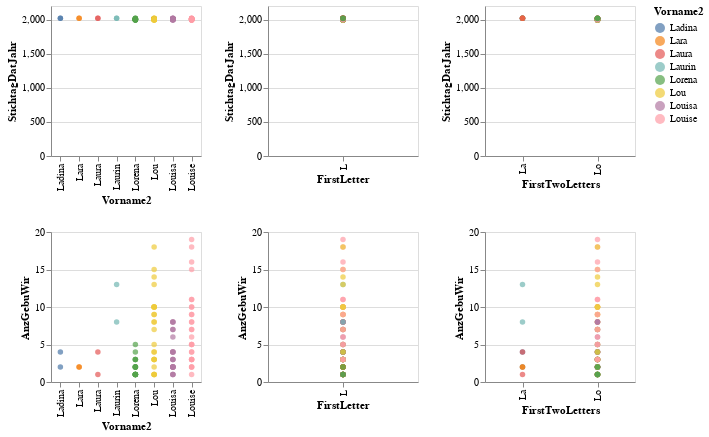

Notebook source saved alongside this figure:
### Code cell
#Siehe dazu Anleitung unter: https://altair-viz.github.io/gallery/scatter_matrix.html
#Daten zu den Bsp. unter:https://altair-viz.github.io/gallery/index.html.

alt.Chart(myGraphic).mark_circle().encode(
    alt.X(alt.repeat("column"), type='ordinal'), #es gibt folgende Typen (quantitative, ordinal, nominal, temporal)
    alt.Y(alt.repeat("row"), type='quantitative'),
    color='Vorname2'
).properties(
    width=150,
    height=150
).repeat(
    column=['Vorname2', 'FirstLetter', 'FirstTwoLetters'],
    row=['StichtagDatJahr', 'AnzGebuWir']
).interactive()

### Figure 1 — Vega-Lite specification as saved in the notebook (floating-point values rounded to 4 significant figures)
{"config": {"view": {"continuousWidth": 400, "continuousHeight": 300}}, "repeat": {"column": ["Vorname2", "FirstLetter", "FirstTwoLetters"], "row": ["StichtagDatJahr", "AnzGebuWir"]}, "spec": {"data": {"name": "data-2c8151538b95f38fe8795cd74df2a26b"}, "mark": "circle", "encoding": {"color": {"type": "nominal", "field": "Vorname2"}, "x": {"type": "ordinal", "field": {"repeat": "column"}}, "y": {"type": "quantitative", "field": {"repeat": "row"}}}, "height": 150, "selection": {"selector004": {"type": "interval", "bind": "scales", "encodings": ["x", "y"]}}, "width": 150}, "$schema": "https://vega.github.io/schema/vega-lite/v4.8.1.json", "datasets": {"data-2c8151538b95f38fe8795cd74df2a26b": [{"StichtagDatJahr": 2014, "Vorname2": "Louise", "SexLang": "weiblich", "AnzGebuWir": 19, "FirstLetter": "L", "SecondLetter": "o", "FirstTwoLetters": "Lo"}, {"StichtagDatJahr": 2020, "Vorname2": "Louise", "SexLang": "weiblich", "AnzGebuWir": 18, "FirstLetter": "L", "SecondLetter": "o", "FirstTwoLetters": "Lo"}, {"StichtagDatJahr": 2013, "Vorname2": "Lou", "SexLang": "weiblich", "AnzGebuWir": 18, "FirstLetter": "L", "SecondLetter": "o", "FirstTwoLetters": "Lo"}, {"StichtagDatJahr": 2015, "Vorname2": "Louise", "SexLang": "weiblich", "AnzGebuWir": 16, "FirstLetter": "L", "SecondLetter": "o", "FirstTwoLetters": "Lo"}, {"StichtagDatJahr": 2014, "Vorname2": "Lou", "SexLang": "weiblich", "AnzGebuWir": 15, "FirstLetter": "L", "SecondLetter": "o", "FirstTwoLetters": "Lo"}, {"StichtagDatJahr": 2010, "Vorname2": "Louise", "SexLang": "weiblich", "AnzGebuWir": 15, "FirstLetter": "L", "SecondLetter": "o", "FirstTwoLetters": "Lo"}, {"StichtagDatJahr": 2011, "Vorname2": "Lou", "SexLang": "weiblich", "AnzGebuWir": 14, "FirstLetter": "L", "SecondLetter": "o", "FirstTwoLetters": "Lo"}, {"StichtagDatJahr": 2020, "Vorname2": "Laurin", "SexLang": "männlich", "AnzGebuWir": 13, "FirstLetter": "L", "SecondLetter": "a", "FirstTwoLetters": "La"}, {"StichtagDatJahr": 2016, "Vorname2": "Lou", "SexLang": "weiblich", "AnzGebuWir": 13, "FirstLetter": "L", "SecondLetter": "o", "FirstTwoLetters": "Lo"}, {"StichtagDatJahr": 2013, "Vorname2": "Louise", "SexLang": "weiblich", "AnzGebuWir": 11, "FirstLetter": "L", "SecondLetter": "o", "FirstTwoLetters": "Lo"}, {"StichtagDatJahr": 2019, "Vorname2": "Louise", "SexLang": "weiblich", "AnzGebuWir": 11, "FirstLetter": "L", "SecondLetter": "o", "FirstTwoLetters": "Lo"}, {"StichtagDatJahr": 2017, "Vorname2": "Lou", "SexLang": "weiblich", "AnzGebuWir": 10, "FirstLetter": "L", "SecondLetter": "o", "FirstTwoLetters": "Lo"}, {"StichtagDatJahr": 2016, "Vorname2": "Louise", "SexLang": "weiblich", "AnzGebuWir": 10, "FirstLetter": "L", "SecondLetter": "o", "FirstTwoLetters": "Lo"}, {"StichtagDatJahr": 2020, "Vorname2": "Lou", "SexLang": "weiblich", "AnzGebuWir": 10, "FirstLetter": "L", "SecondLetter": "o", "FirstTwoLetters": "Lo"}, {"StichtagDatJahr": 2018, "Vorname2": "Lou", "SexLang": "weiblich", "AnzGebuWir": 10, "FirstLetter": "L", "SecondLetter": "o", "FirstTwoLetters": "Lo"}, {"StichtagDatJahr": 2018, "Vorname2": "Louise", "SexLang": "weiblich", "AnzGebuWir": 10, "FirstLetter": "L", "SecondLetter": "o", "FirstTwoLetters": "Lo"}, {"StichtagDatJahr": 2012, "Vorname2": "Lou", "SexLang": "weiblich", "AnzGebuWir": 10, "FirstLetter": "L", "SecondLetter": "o", "FirstTwoLetters": "Lo"}, {"StichtagDatJahr": 2019, "Vorname2": "Lou", "SexLang": "weiblich", "AnzGebuWir": 10, "FirstLetter": "L", "SecondLetter": "o", "FirstTwoLetters": "Lo"}, {"StichtagDatJahr": 2015, "Vorname2": "Lou", "SexLang": "weiblich", "AnzGebuWir": 9, "FirstLetter": "L", "SecondLetter": "o", "FirstTwoLetters": "Lo"}, {"StichtagDatJahr": 2007, "Vorname2": "Louise", "SexLang": "weiblich", "AnzGebuWir": 9, "FirstLetter": "L", "SecondLetter": "o", "FirstTwoLetters": "Lo"}, {"StichtagDatJahr": 2009, "Vorname2": "Lou", "SexLang": "weiblich", "AnzGebuWir": 9, "FirstLetter": "L", "SecondLetter": "o", "FirstTwoLetters": "Lo"}, {"StichtagDatJahr": 1996, "Vorname2": "Louise", "SexLang": "weiblich", "AnzGebuWir": 9, "FirstLetter": "L", "SecondLetter": "o", "FirstTwoLetters": "Lo"}, {"StichtagDatJahr": 2005, "Vorname2": "Louise", "SexLang": "weiblich", "AnzGebuWir": 8, "FirstLetter": "L", "SecondLetter": "o", "FirstTwoLetters": "Lo"}, {"StichtagDatJahr": 2008, "Vorname2": "Lou", "SexLang": "weiblich", "AnzGebuWir": 8, "FirstLetter": "L", "SecondLetter": "o", "FirstTwoLetters": "Lo"}, {"StichtagDatJahr": 2007, "Vorname2": "Lou", "SexLang": "weiblich", "AnzGebuWir": 8, "FirstLetter": "L", "SecondLetter": "o", "FirstTwoLetters": "Lo"}, {"StichtagDatJahr": 2012, "Vorname2": "Louise", "SexLang": "weiblich", "AnzGebuWir": 8, "FirstLetter": "L", "SecondLetter": "o", "FirstTwoLetters": "Lo"}, {"StichtagDatJahr": 2016, "Vorname2": "Louisa", "SexLang": "weiblich", "AnzGebuWir": 8, "FirstLetter": "L", "SecondLetter": "o", "FirstTwoLetters": "Lo"}, {"StichtagDatJahr": 2009, "Vorname2": "Louisa", "SexLang": "weiblich", "AnzGebuWir": 8, "FirstLetter": "L", "SecondLetter": "o", "FirstTwoLetters": "Lo"}, {"StichtagDatJahr": 2010, "Vorname2": "Louisa", "SexLang": "weiblich", "AnzGebuWir": 8, "FirstLetter": "L", "SecondLetter": "o", "FirstTwoLetters": "Lo"}, {"StichtagDatJahr": 2019, "Vorname2": "Laurin", "SexLang": "männlich", "AnzGebuWir": 8, "FirstLetter": "L", "SecondLetter": "a", "FirstTwoLetters": "La"}, {"StichtagDatJahr": 2011, "Vorname2": "Louise", "SexLang": "weiblich", "AnzGebuWir": 7, "FirstLetter": "L", "SecondLetter": "o", "FirstTwoLetters": "Lo"}, {"StichtagDatJahr": 2013, "Vorname2": "Louisa", "SexLang": "weiblich", "AnzGebuWir": 7, "FirstLetter": "L", "SecondLetter": "o", "FirstTwoLetters": "Lo"}, {"StichtagDatJahr": 2012, "Vorname2": "Louisa", "SexLang": "weiblich", "AnzGebuWir": 7, "FirstLetter": "L", "SecondLetter": "o", "FirstTwoLetters": "Lo"}, {"StichtagDatJahr": 2005, "Vorname2": "Lou", "SexLang": "weiblich", "AnzGebuWir": 7, "FirstLetter": "L", "SecondLetter": "o", "FirstTwoLetters": "Lo"}, {"StichtagDatJahr": 2008, "Vorname2": "Louise", "SexLang": "weiblich", "AnzGebuWir": 7, "FirstLetter": "L", "SecondLetter": "o", "FirstTwoLetters": "Lo"}, {"StichtagDatJahr": 2020, "Vorname2": "Louisa", "SexLang": "weiblich", "AnzGebuWir": 6, "FirstLetter": "L", "SecondLetter": "o", "FirstTwoLetters": "Lo"}, {"StichtagDatJahr": 2017, "Vorname2": "Louise", "SexLang": "weiblich", "AnzGebuWir": 6, "FirstLetter": "L", "SecondLetter": "o", "FirstTwoLetters": "Lo"}, {"StichtagDatJahr": 2010, "Vorname2": "Lou", "SexLang": "weiblich", "AnzGebuWir": 5, "FirstLetter": "L", "SecondLetter": "o", "FirstTwoLetters": "Lo"}, {"StichtagDatJahr": 2000, "Vorname2": "Louise", "SexLang": "weiblich", "AnzGebuWir": 5, "FirstLetter": "L", "SecondLetter": "o", "FirstTwoLetters": "Lo"}, {"StichtagDatJahr": 1998, "Vorname2": "Lorena", "SexLang": "weiblich", "AnzGebuWir": 5, "FirstLetter": "L", "SecondLetter": "o", "FirstTwoLetters": "Lo"}, {"StichtagDatJahr": 2006, "Vorname2": "Louise", "SexLang": "weiblich", "AnzGebuWir": 5, "FirstLetter": "L", "SecondLetter": "o", "FirstTwoLetters": "Lo"}, {"StichtagDatJahr": 1994, "Vorname2": "Louise", "SexLang": "weiblich", "AnzGebuWir": 5, "FirstLetter": "L", "SecondLetter": "o", "FirstTwoLetters": "Lo"}, {"StichtagDatJahr": 2017, "Vorname2": "Louisa", "SexLang": "weiblich", "AnzGebuWir": 4, "FirstLetter": "L", "SecondLetter": "o", "FirstTwoLetters": "Lo"}, {"StichtagDatJahr": 2020, "Vorname2": "Ladina", "SexLang": "weiblich", "AnzGebuWir": 4, "FirstLetter": "L", "SecondLetter": "a", "FirstTwoLetters": "La"}, {"StichtagDatJahr": 2020, "Vorname2": "Laura", "SexLang": "weiblich", "AnzGebuWir": 4, "FirstLetter": "L", "SecondLetter": "a", "FirstTwoLetters": "La"}, {"StichtagDatJahr": 1997, "Vorname2": "Lou", "SexLang": "weiblich", "AnzGebuWir": 4, "FirstLetter": "L", "SecondLetter": "o", "FirstTwoLetters": "Lo"}, {"StichtagDatJahr": 1998, "Vorname2": "Louise", "SexLang": "weiblich", "AnzGebuWir": 4, "FirstLetter": "L", "SecondLetter": "o", "FirstTwoLetters": "Lo"}, {"StichtagDatJahr": 2007, "Vorname2": "Louisa", "SexLang": "weiblich", "AnzGebuWir": 4, "FirstLetter": "L", "SecondLetter": "o", "FirstTwoLetters": "Lo"}, {"StichtagDatJahr": 2014, "Vorname2": "Louisa", "SexLang": "weiblich", "AnzGebuWir": 4, "FirstLetter": "L", "SecondLetter": "o", "FirstTwoLetters": "Lo"}, {"StichtagDatJahr": 2008, "Vorname2": "Louisa", "SexLang": "weiblich", "AnzGebuWir": 4, "FirstLetter": "L", "SecondLetter": "o", "FirstTwoLetters": "Lo"}, {"StichtagDatJahr": 2003, "Vorname2": "Louise", "SexLang": "weiblich", "AnzGebuWir": 4, "FirstLetter": "L", "SecondLetter": "o", "FirstTwoLetters": "Lo"}, {"StichtagDatJahr": 2004, "Vorname2": "Lorena", "SexLang": "weiblich", "AnzGebuWir": 4, "FirstLetter": "L", "SecondLetter": "o", "FirstTwoLetters": "Lo"}, {"StichtagDatJahr": 2006, "Vorname2": "Lou", "SexLang": "weiblich", "AnzGebuWir": 4, "FirstLetter": "L", "SecondLetter": "o", "FirstTwoLetters": "Lo"}, {"StichtagDatJahr": 2011, "Vorname2": "Louisa", "SexLang": "weiblich", "AnzGebuWir": 3, "FirstLetter": "L", "SecondLetter": "o", "FirstTwoLetters": "Lo"}, {"StichtagDatJahr": 2003, "Vorname2": "Lou", "SexLang": "weiblich", "AnzGebuWir": 3, "FirstLetter": "L", "SecondLetter": "o", "FirstTwoLetters": "Lo"}, {"StichtagDatJahr": 2009, "Vorname2": "Louise", "SexLang": "weiblich", "AnzGebuWir": 3, "FirstLetter": "L", "SecondLetter": "o", "FirstTwoLetters": "Lo"}, {"StichtagDatJahr": 2007, "Vorname2": "Lorena", "SexLang": "weiblich", "AnzGebuWir": 3, "FirstLetter": "L", "SecondLetter": "o", "FirstTwoLetters": "Lo"}, {"StichtagDatJahr": 2004, "Vorname2": "Lou", "SexLang": "weiblich", "AnzGebuWir": 3, "FirstLetter": "L", "SecondLetter": "o", "FirstTwoLetters": "Lo"}, {"StichtagDatJahr": 1995, "Vorname2": "Louise", "SexLang": "weiblich", "AnzGebuWir": 3, "FirstLetter": "L", "SecondLetter": "o", "FirstTwoLetters": "Lo"}, {"StichtagDatJahr": 2019, "Vorname2": "Louisa", "SexLang": "weiblich", "AnzGebuWir": 3, "FirstLetter": "L", "SecondLetter": "o", "FirstTwoLetters": "Lo"}, {"StichtagDatJahr": 1999, "Vorname2": "Lorena", "SexLang": "weiblich", "AnzGebuWir": 3, "FirstLetter": "L", "SecondLetter": "o", "FirstTwoLetters": "Lo"}, {"StichtagDatJahr": 2015, "Vorname2": "Louisa", "SexLang": "weiblich", "AnzGebuWir": 3, "FirstLetter": "L", "SecondLetter": "o", "FirstTwoLetters": "Lo"}, {"StichtagDatJahr": 1998, "Vorname2": "Lou", "SexLang": "weiblich", "AnzGebuWir": 3, "FirstLetter": "L", "SecondLetter": "o", "FirstTwoLetters": "Lo"}, {"StichtagDatJahr": 2002, "Vorname2": "Lorena", "SexLang": "weiblich", "AnzGebuWir": 3, "FirstLetter": "L", "SecondLetter": "o", "FirstTwoLetters": "Lo"}, {"StichtagDatJahr": 2002, "Vorname2": "Lou", "SexLang": "weiblich", "AnzGebuWir": 3, "FirstLetter": "L", "SecondLetter": "o", "FirstTwoLetters": "Lo"}, {"StichtagDatJahr": 2002, "Vorname2": "Louise", "SexLang": "weiblich", "AnzGebuWir": 3, "FirstLetter": "L", "SecondLetter": "o", "FirstTwoLetters": "Lo"}, {"StichtagDatJahr": 2001, "Vorname2": "Louise", "SexLang": "weiblich", "AnzGebuWir": 3, "FirstLetter": "L", "SecondLetter": "o", "FirstTwoLetters": "Lo"}, {"StichtagDatJahr": 2008, "Vorname2": "Lorena", "SexLang": "weiblich", "AnzGebuWir": 2, "FirstLetter": "L", "SecondLetter": "o", "FirstTwoLetters": "Lo"}, {"StichtagDatJahr": 2018, "Vorname2": "Louisa", "SexLang": "weiblich", "AnzGebuWir": 2, "FirstLetter": "L", "SecondLetter": "o", "FirstTwoLetters": "Lo"}, {"StichtagDatJahr": 1993, "Vorname2": "Louisa", "SexLang": "weiblich", "AnzGebuWir": 2, "FirstLetter": "L", "SecondLetter": "o", "FirstTwoLetters": "Lo"}, {"StichtagDatJahr": 1993, "Vorname2": "Louise", "SexLang": "weiblich", "AnzGebuWir": 2, "FirstLetter": "L", "SecondLetter": "o", "FirstTwoLetters": "Lo"}, {"StichtagDatJahr": 2005, "Vorname2": "Louisa", "SexLang": "weiblich", "AnzGebuWir": 2, "FirstLetter": "L", "SecondLetter": "o", "FirstTwoLetters": "Lo"}, {"StichtagDatJahr": 2006, "Vorname2": "Louisa", "SexLang": "weiblich", "AnzGebuWir": 2, "FirstLetter": "L", "SecondLetter": "o", "FirstTwoLetters": "Lo"}, {"StichtagDatJahr": 1994, "Vorname2": "Louisa", "SexLang": "weiblich", "AnzGebuWir": 2, "FirstLetter": "L", "SecondLetter": "o", "FirstTwoLetters": "Lo"}, {"StichtagDatJahr": 1994, "Vorname2": "Lorena", "SexLang": "weiblich", "AnzGebuWir": 2, "FirstLetter": "L", "SecondLetter": "o", "FirstTwoLetters": "Lo"}, {"StichtagDatJahr": 2010, "Vorname2": "Lorena", "SexLang": "weiblich", "AnzGebuWir": 2, "FirstLetter": "L", "SecondLetter": "o", "FirstTwoLetters": "Lo"}, {"StichtagDatJahr": 1997, "Vorname2": "Louise", "SexLang": "weiblich", "AnzGebuWir": 2, "FirstLetter": "L", "SecondLetter": "o", "FirstTwoLetters": "Lo"}, {"StichtagDatJahr": 1997, "Vorname2": "Louisa", "SexLang": "weiblich", "AnzGebuWir": 2, "FirstLetter": "L", "SecondLetter": "o", "FirstTwoLetters": "Lo"}, {"StichtagDatJahr": 2003, "Vorname2": "Louisa", "SexLang": "weiblich", "AnzGebuWir": 2, "FirstLetter": "L", "SecondLetter": "o", "FirstTwoLetters": "Lo"}, {"StichtagDatJahr": 2019, "Vorname2": "Ladina", "SexLang": "weiblich", "AnzGebuWir": 2, "FirstLetter": "L", "SecondLetter": "a", "FirstTwoLetters": "La"}, {"StichtagDatJahr": 2004, "Vorname2": "Louise", "SexLang": "weiblich", "AnzGebuWir": 2, "FirstLetter": "L", "SecondLetter": "o", "FirstTwoLetters": "Lo"}, {"StichtagDatJahr": 2019, "Vorname2": "Lara", "SexLang": "weiblich", "AnzGebuWir": 2, "FirstLetter": "L", "SecondLetter": "a", "FirstTwoLetters": "La"}, {"StichtagDatJahr": 2013, "Vorname2": "Lorena", "SexLang": "weiblich", "AnzGebuWir": 2, "FirstLetter": "L", "SecondLetter": "o", "FirstTwoLetters": "Lo"}, {"StichtagDatJahr": 1996, "Vorname2": "Lou", "SexLang": "weiblich", "AnzGebuWir": 2, "FirstLetter": "L", "SecondLetter": "o", "FirstTwoLetters": "Lo"}, {"StichtagDatJahr": 1996, "Vorname2": "Lorena", "SexLang": "weiblich", "AnzGebuWir": 2, "FirstLetter": "L", "SecondLetter": "o", "FirstTwoLetters": "Lo"}, {"StichtagDatJahr": 2020, "Vorname2": "Lara", "SexLang": "weiblich", "AnzGebuWir": 2, "FirstLetter": "L", "SecondLetter": "a", "FirstTwoLetters": "La"}, {"StichtagDatJahr": 2009, "Vorname2": "Lorena", "SexLang": "weiblich", "AnzGebuWir": 2, "FirstLetter": "L", "SecondLetter": "o", "FirstTwoLetters": "Lo"}, {"StichtagDatJahr": 2005, "Vorname2": "Lorena", "SexLang": "weiblich", "AnzGebuWir": 1, "FirstLetter": "L", "SecondLetter": "o", "FirstTwoLetters": "Lo"}, {"StichtagDatJahr": 2003, "Vorname2": "Lorena", "SexLang": "weiblich", "AnzGebuWir": 1, "FirstLetter": "L", "SecondLetter": "o", "FirstTwoLetters": "Lo"}, {"StichtagDatJahr": 2011, "Vorname2": "Lorena", "SexLang": "weiblich", "AnzGebuWir": 1, "FirstLetter": "L", "SecondLetter": "o", "FirstTwoLetters": "Lo"}, {"StichtagDatJahr": 2002, "Vorname2": "Louisa", "SexLang": "weiblich", "AnzGebuWir": 1, "FirstLetter": "L", "SecondLetter": "o", "FirstTwoLetters": "Lo"}, {"StichtagDatJahr": 1997, "Vorname2": "Lorena", "SexLang": "weiblich", "AnzGebuWir": 1, "FirstLetter": "L", "SecondLetter": "o", "FirstTwoLetters": "Lo"}, {"StichtagDatJahr": 1993, "Vorname2": "Lorena", "SexLang": "weiblich", "AnzGebuWir": 1, "FirstLetter": "L", "SecondLetter": "o", "FirstTwoLetters": "Lo"}, {"StichtagDatJahr": 1994, "Vorname2": "Lou", "SexLang": "weiblich", "AnzGebuWir": 1, "FirstLetter": "L", "SecondLetter": "o", "FirstTwoLetters": "Lo"}, {"StichtagDatJahr": 1995, "Vorname2": "Lou", "SexLang": "weiblich", "AnzGebuWir": 1, "FirstLetter": "L", "SecondLetter": "o", "FirstTwoLetters": "Lo"}, {"StichtagDatJahr": 2001, "Vorname2": "Lou", "SexLang": "weiblich", "AnzGebuWir": 1, "FirstLetter": "L", "SecondLetter": "o", "FirstTwoLetters": "Lo"}, {"StichtagDatJahr": 2000, "Vorname2": "Louisa", "SexLang": "weiblich", "AnzGebuWir": 1, "FirstLetter": "L", "SecondLetter": "o", "FirstTwoLetters": "Lo"}, {"StichtagDatJahr": 2000, "Vorname2": "Lou", "SexLang": "weiblich", "AnzGebuWir": 1, "FirstLetter": "L", "SecondLetter": "o", "FirstTwoLetters": "Lo"}, {"StichtagDatJahr": 2000, "Vorname2": "Lorena", "SexLang": "weiblich", "AnzGebuWir": 1, "FirstLetter": "L", "SecondLetter": "o", "FirstTwoLetters": "Lo"}, {"StichtagDatJahr": 2001, "Vorname2": "Louisa", "SexLang": "weiblich", "AnzGebuWir": 1, "FirstLetter": "L", "SecondLetter": "o", "FirstTwoLetters": "Lo"}, {"StichtagDatJahr": 1999, "Vorname2": "Louise", "SexLang": "weiblich", "AnzGebuWir": 1, "FirstLetter": "L", "SecondLetter": "o", "FirstTwoLetters": "Lo"}, {"StichtagDatJahr": 2019, "Vorname2": "Lorena", "SexLang": "weiblich", "AnzGebuWir": 1, "FirstLetter": "L", "SecondLetter": "o", "FirstTwoLetters": "Lo"}, {"StichtagDatJahr": 2019, "Vorname2": "Laura", "SexLang": "weiblich", "AnzGebuWir": 1, "FirstLetter": "L", "SecondLetter": "a", "FirstTwoLetters": "La"}, {"StichtagDatJahr": 2018, "Vorname2": "Lorena", "SexLang": "weiblich", "AnzGebuWir": 1, "FirstLetter": "L", "SecondLetter": "o", "FirstTwoLetters": "Lo"}, {"StichtagDatJahr": 2020, "Vorname2": "Lorena", "SexLang": "weiblich", "AnzGebuWir": 1, "FirstLetter": "L", "SecondLetter": "o", "FirstTwoLetters": "Lo"}]}}
